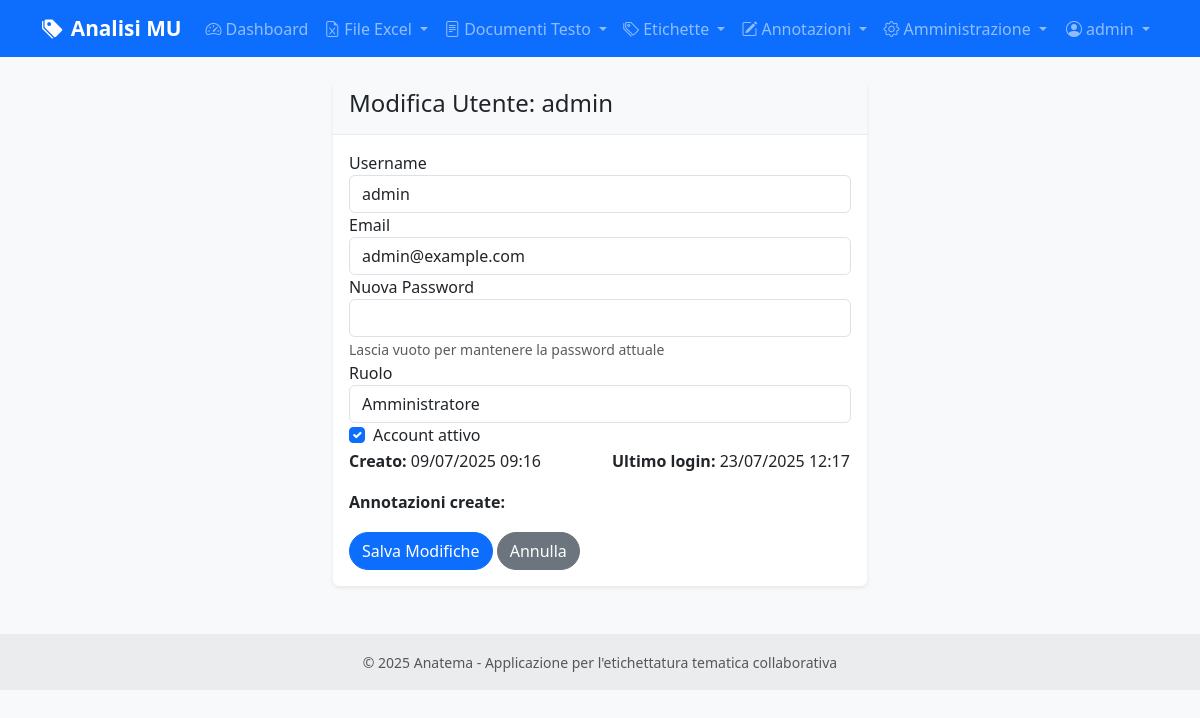
Page /admin/users/1/edit (signed in) on the earlier database version.
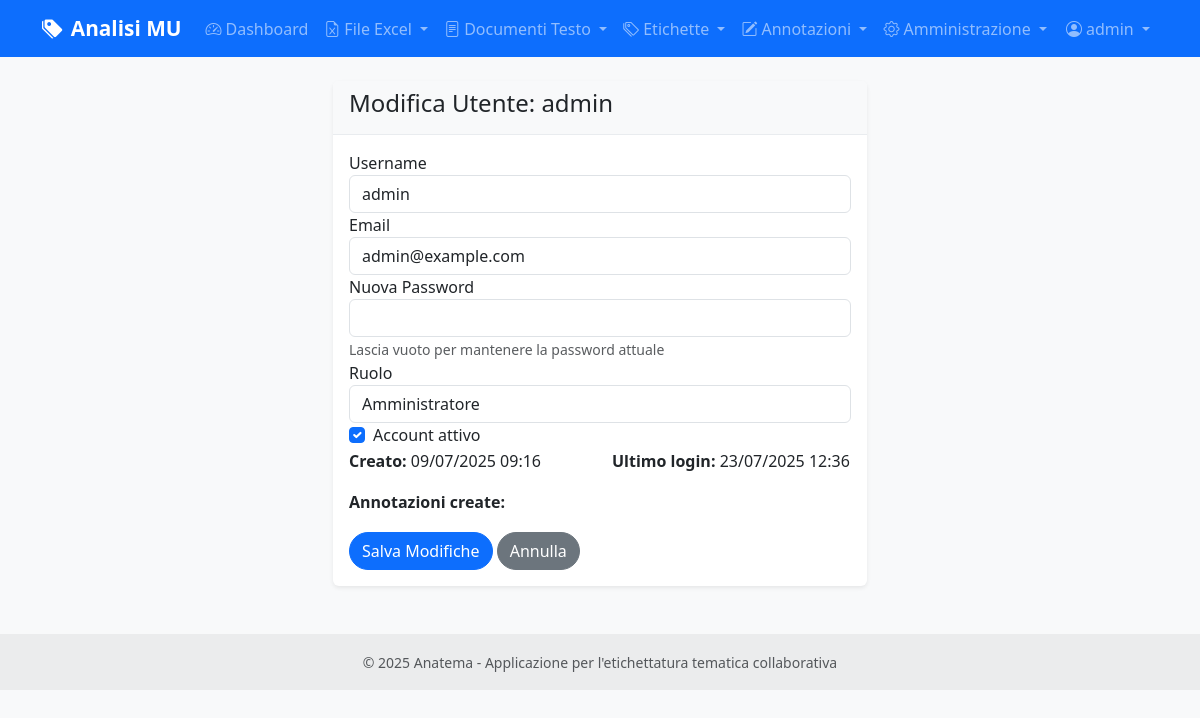
Same page on the later database version.
### models.py (models this page shows, shortened)
class User(UserMixin, db.Model):
    id = db.Column(db.Integer, primary_key=True)
    username = db.Column(db.String(80), unique=True, nullable=False)
    email = db.Column(db.String(120), unique=True, nullable=False)
    password_hash = db.Column(db.String(255), nullable=False)
    role = db.Column(db.String(20), default='annotatore')  # 'amministratore' o 'annotatore'
    is_active = db.Column(db.Boolean, default=True)
    last_login = db.Column(db.DateTime)
    created_at = db.Column(db.DateTime, default=datetime.utcnow)
    updated_at = db.Column(db.DateTime, default=datetime.utcnow, onupdate=datetime.utcnow)
    annotations = db.relationship('CellAnnotation', foreign_keys='CellAnnotation.user_id', backref='user', lazy=True)
    def can_manage_users(self):
        return self.role == 'amministratore'

### routes/admin.py (the view, shortened to what this page needs)
@admin_bp.route('/users/<int:user_id>/edit', methods=['GET', 'POST'])
@login_required
@admin_required
def edit_user(user_id):
    user = User.query.get_or_404(user_id)
    return render_template('admin/edit_user.html', user=user)

### routes/admin.py (called while the page is built)
def admin_required(f):
    @wraps(f)
    def decorated_function(*args, **kwargs):
        if not current_user.is_authenticated or not current_user.can_manage_users():
            flash('Accesso negato. Sono richiesti privilegi di amministratore.', 'error')
            return redirect(url_for('main.index'))
        return f(*args, **kwargs)
    return decorated_function

### templates/admin/edit_user.html (shortened to what this page needs)
{% extends "base.html" %}
{% block content %}
<div class="container">
    <div class="row justify-content-center">
        <div class="col-md-6">
            <div class="card">
                <div class="card-header">
                    <h4> Modifica Utente: {{ user.username }}</h4>
                </div>
                <div class="card-body">
                    <form method="POST">
                        <div class="form-group">
                            <label for="username">Username</label>
                            <input type="text" class="form-control" id="username" name="username"
                                   value="{{ user.username }}" required>
                        </div>
                        <div class="form-group">
                            <label for="email">Email</label>
                            <input type="email" class="form-control" id="email" name="email"
                                   value="{{ user.email }}" required>
                        </div>
                        <div class="form-group">
                            <label for="password">Nuova Password</label>
                            <input type="password" class="form-control" id="password" name="password">
                            <small class="form-text text-muted">Lascia vuoto per mantenere la password attuale</small>
                        </div>
                        <div class="form-group">
                            <label for="role">Ruolo</label>
                            <select class="form-control" id="role" name="role" required>
                                <option value="amministratore" {% if user.role == 'amministratore' %}selected{% endif %}>
                                    Amministratore
                                </option>
                            </select>
                        </div>
                        <div class="form-group">
                            <div class="form-check">
                                <input type="checkbox" class="form-check-input" id="is_active" name="is_active"
                                       {% if user.is_active %}checked{% endif %}>
                                <label class="form-check-label" for="is_active">
                                    Account attivo
                                </label>
                            </div>
                        </div>
                        <div class="row">
                            <div class="col-md-6">
                                <p><strong>Creato:</strong> {{ user.created_at.strftime('%d/%m/%Y %H:%M') }}</p>
                            </div>
                            <div class="col-md-6">
                                <p><strong>Ultimo login:</strong>
                                {% if user.last_login %}
                                    {{ user.last_login.strftime('%d/%m/%Y %H:%M') }}
                                {% else %}
                                    Mai
                                {% endif %}
                                </p>
                            </div>
                        </div>
                        <div class="row">
                            <div class="col-md-12">
                                <p><strong>Annotazioni create:</strong>
                                    <span class="badge badge-info">{{ user.annotations|length }}</span>
                                </p>
                            </div>
                        </div>
                        <div class="form-group">
                            <button type="submit" class="btn btn-primary">
                                 Salva Modifiche
                            </button>
                            <a href="{{ url_for('admin.manage_users') }}" class="btn btn-secondary">
                                 Annulla
                            </a>
                        </div>
                    </form>
                </div>
            </div>
        </div>
    </div>
</div>
{% endblock %}

### templates/base.html (shortened to what this page needs)
<!DOCTYPE html>
<html lang="it">
<head>
    <link href="https://cdn.jsdelivr.net/npm/bootstrap@5.3.0/dist/css/bootstrap.min.css" rel="stylesheet">
    <link href="https://cdn.jsdelivr.net/npm/bootstrap-icons@1.10.0/font/bootstrap-icons.css" rel="stylesheet">
    <link href="{{ url_for('static', filename='css/style.css') }}" rel="stylesheet">
</head>
<body>
    <nav class="navbar navbar-expand-lg navbar-dark bg-primary">
        <div class="container">
            <a class="navbar-brand" href="{{ url_for('main.index') }}">
                <i class="bi bi-tags-fill me-2"></i>Analisi MU
            </a>
            <div class="collapse navbar-collapse" id="navbarNav">
                <ul class="navbar-nav me-auto">
                    {% if current_user.is_authenticated %}
                    <li class="nav-item">
                        <a class="nav-link" href="{{ url_for('main.dashboard') }}">
                            <i class="bi bi-speedometer2 me-1"></i>Dashboard
                        </a>
                    </li>
                    <li class="nav-item dropdown">
                        <a class="nav-link dropdown-toggle" href="#" id="excelDropdown" role="button" data-bs-toggle="dropdown">
                            <i class="bi bi-file-earmark-excel me-1"></i>File Excel
                        </a>
                    </li>
                    <li class="nav-item dropdown">
                        <a class="nav-link dropdown-toggle" href="#" id="textDocsDropdown" role="button" data-bs-toggle="dropdown">
                            <i class="bi bi-file-text me-1"></i>Documenti Testo
                        </a>
                    </li>
                    <li class="nav-item dropdown">
                        <a class="nav-link dropdown-toggle" href="#" id="labelsDropdown" role="button" data-bs-toggle="dropdown">
                            <i class="bi bi-tags me-1"></i>Etichette
                        </a>
                    </li>
                    <li class="nav-item dropdown">
                        <a class="nav-link dropdown-toggle" href="#" id="annotationDropdown" role="button" data-bs-toggle="dropdown">
                            <i class="bi bi-pencil-square me-1"></i>Annotazioni
                        </a>
                    </li>
                    {% if current_user.can_manage_users() %}
                    <li class="nav-item dropdown">
                        <a class="nav-link dropdown-toggle" href="#" id="adminDropdown" role="button" data-bs-toggle="dropdown">
                            <i class="bi bi-gear me-1"></i>Amministrazione
                        </a>
                    </li>
                    {% endif %}
                    {% endif %}
                </ul>
                <ul class="navbar-nav">
                    {% if current_user.is_authenticated %}
                    <li class="nav-item dropdown">
                        <a class="nav-link dropdown-toggle" href="#" id="userDropdown" role="button" data-bs-toggle="dropdown">
                            <i class="bi bi-person-circle me-1"></i>{{ current_user.username }}
                        </a>
                    </li>
                    {% endif %}
                </ul>
            </div>
        </div>
    </nav>
    <main class="container my-4">
        {% block content %}{% endblock %}
    </main>
    <footer class="bg-light text-center text-lg-start mt-5">
        <div class="text-center p-3" style="background-color: rgba(0, 0, 0, 0.05);">
            <small class="text-muted">
                © 2025 Anatema - Applicazione per l'etichettatura tematica collaborativa
            </small>
        </div>
    </footer>
</body>
</html>

Differences in the rows shown:
changed User "admin": last_login "23/07/2025 12:17" → "23/07/2025 12:36"
